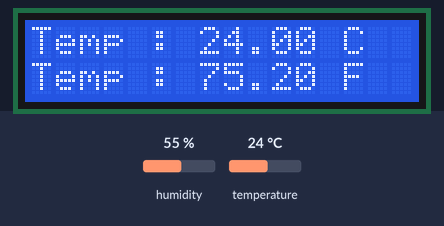
A sketch run on a simulated Arduino Uno, built with avr-gcc and run on an emulated ATmega328P. Parts: 16×2 character LCD. The test bench sets the inputs (shaded band); at power-on: temperature 24 °C, humidity 55 %. What the sketch prints to the serial monitor is not drawn.

Above: at 2.2 s.
2.3 s: temperature set to 12 °C
At 12.3 s:
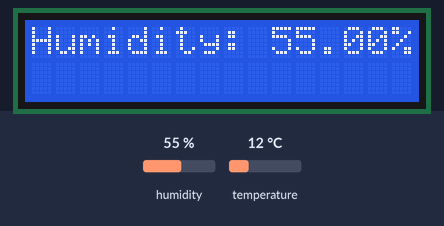
At 16.8 s:
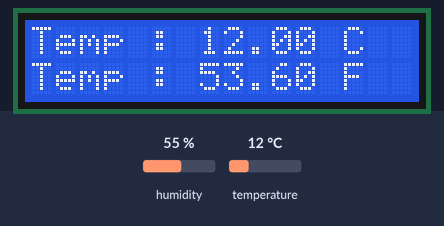
Timing chart, 0 to 18.3 s (numbered marks = the images above; inputs shaded):
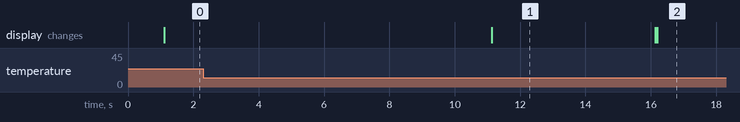

Measured:
- what the display in image 1 shows lasts 5.0 s, from 11.1 s to 16.1 s

The sketch:

code_temp.ino
```cpp
#include <Wire.h>
#include <LiquidCrystal_I2C.h>
#include "DHT.h"

#define DHTPIN 7
#define DHTTYPE DHT11
DHT dht(DHTPIN,DHTTYPE);


LiquidCrystal_I2C lcd(0x3F, 16, 2);


void setup() {
  Serial.begin(9600);
  lcd.init();
  lcd.backlight();
  dht.begin();

  delay(1000);
}


void loop() {
 float temp=dht.readTemperature();
  float tempf=dht.readTemperature(true);
  float humidity=dht.readHumidity();
  Serial.println("Temperature : ");
  Serial.println(temp);
  lcd.setCursor(0,0);
  lcd.print("Temp : ");
  lcd.print(temp);
  lcd.print(" C");
  lcd.setCursor(0,1);
  lcd.print("Temp : ");
  lcd.print(tempf);
  lcd.print(" F");
  delay(10000);
  lcd.clear();
  lcd.setCursor(0,0);
  lcd.print("Humidity: ");
  lcd.print(humidity);
  lcd.print("%");
  delay(5000);
  lcd.clear();
}
```
